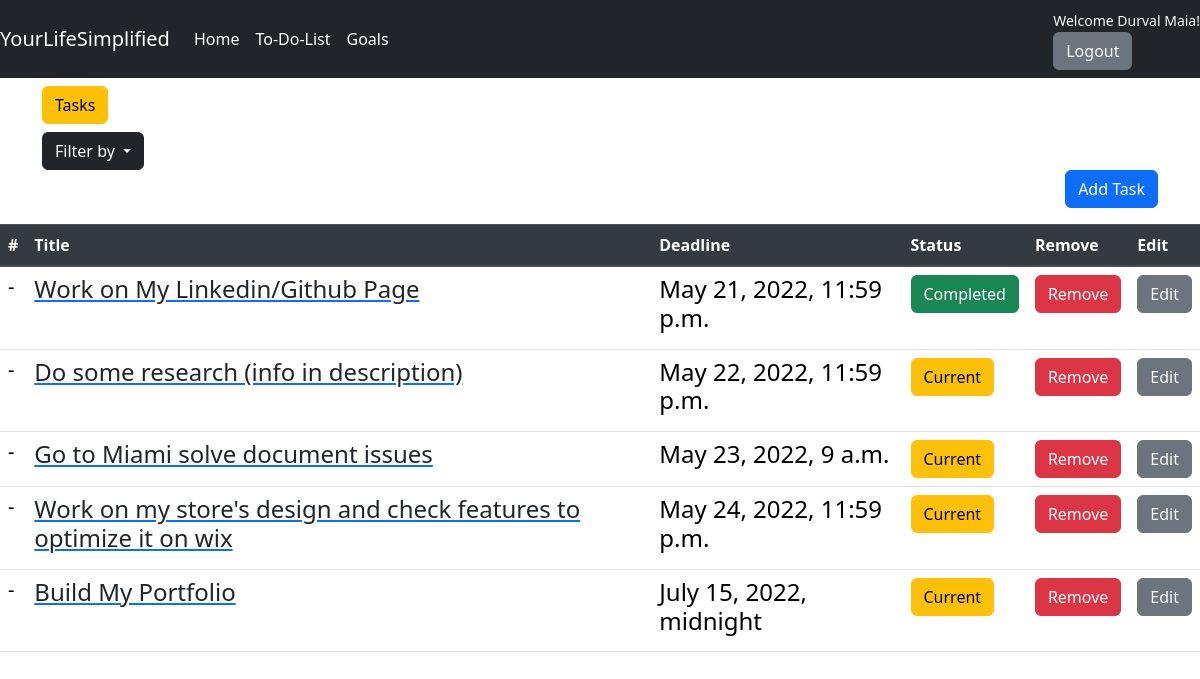
The app's page /todolist/ (signed in) with its own data.
### todolist/models.py (models this page shows, shortened)
class ToDoList(models.Model):
    objects = None
    user = models.ForeignKey(User, on_delete=models.CASCADE, null=True)
    title = models.CharField(max_length=100, unique=True)
    description = models.TextField(max_length=10000, blank=True)
    end_date = models.DateTimeField(auto_now=False, blank=True)
    is_completed = models.BooleanField(default=False)
    is_late = models.BooleanField(default=False)
    created_at = models.DateTimeField(auto_now_add=True)
    session_key = models.CharField(max_length=100, blank=True)

### todolist/views.py (the view)
# urls.py: path('', views.todolist, name='todolist'),
def todolist(request):
    if request.user.is_authenticated:
        tasks = ToDoList.objects.filter(user=request.user).order_by('end_date')
    else:
        if not request.session.session_key:
            request.session.create()
        tasks = ToDoList.objects.filter(user=None, session_key=request.session.session_key).order_by('end_date')
    paginator = Paginator(tasks, 9)
    page_number = request.GET.get('page')
    page_obj = paginator.get_page(page_number)
    for task in tasks:
        if not task.is_completed:
            if task.end_date < timezone.now():
                task.is_late = True
                task.save()
    context = {
        'tasks': page_obj,
    }
    return render(request, 'to_do_list/todolist.html', context)

### templates/to_do_list/todolist.html (shortened to what this page needs)
{% extends 'base.html' %}
{% block content %}
<header>
<div class="container py-2">
    <div class="row">
      <div class="col text-left"><a href="#"><h4 class="btn btn-warning">Tasks</h4></a></div>
<div class="dropdown">
  <button class="btn btn-dark dropdown-toggle" type="button" id="book-dropdown" data-bs-toggle="dropdown">
    Filter by
  </button>
</div>
      <div class="col text-right"><h4 data-toggle="modal" data-target="#AddModal" class="btn btn-primary">Add Task</h4></div>
    </div>
    </div>
  </header>
<table class="table">
  <thead class="thead-dark">
    <tr>
      <th scope="col">#</th>
      <th scope="col">Title</th>
      <th scope="col">Deadline</th>
      <th scope="col">Status</th>
      <th scope="col">Remove</th>
      <th scope="col">Edit</th>
    </tr>
  </thead>
  <tbody>
  {% for task in tasks %}
    <tr>
      <td><h5>-</h5></td>
      <td><a href="{% url 'task_description' task.id %}"><h4 class="text-dark">{{ task.title }}</h4></a></td>
      <td><h4>{{ task.end_date }}</h4></td>
      {% if not task.is_late %}
      {% if task.is_completed == True %}
      <td><a class="btn btn-success" href="{% url 'change_status' task.id %}">Completed</a></td>
      {% else %}
      <td><a class="btn btn-warning" href="{% url 'change_status' task.id %}">Current</a></td>
      {% endif %}
      {% else %}
      <td><a class="btn btn-danger" href="{% url 'change_status' task.id %}" onclick="return confirm('This task was not completed in time, are you sure you want to mark it as completed?')">Missing</a></td>
      {% endif %}
      <td><a class="btn btn-danger" href="{% url 'remove_task' task.id %}" onclick="return confirm('Are you sure you want to delete this task?')">Remove</a></td>
      <td><a class="btn btn-secondary text-light" href="{% url 'edit_task' task.id %}">Edit</a></td>
    </tr>
  {% endfor %}
  </tbody>
</table>
{% endblock %}

### templates/includes/navbar.html (shortened to what this page needs)
<nav class="navbar navbar-expand-lg navbar-dark bg-dark">
  <a class="navbar-brand" href="#">YourLifeSimplified</a>
  <div class="collapse navbar-collapse" id="navbarSupportedContent">
    <ul class="navbar-nav mr-auto">
      <li class="nav-item active">
        <a class="nav-link" href="{% url 'home' %}">Home <span class="sr-only">(current)</span></a>
      </li>
      <li class="nav-item active">
        <a class="nav-link" href="{% url 'todolist' %}">To-Do-List</a>
      </li>
      <li class="nav-item active">
        <a class="nav-link" href="#">Goals</a>
      </li>
    </ul>
      <div class="widget-header">
          {% if user.is_authenticated %}
          <small class="title text-light">Welcome {{user.first_name}} {{user.last_name}}!</small>
          {% else %}
          <small class="title text-light">Welcome Guest!</small>
          {% endif %}
          <div>
              {% if not user.is_authenticated %}
              <a class="text-light btn btn-primary" href="{% url 'register' %}">Register</a> <span class=""> | </span>
              <a class="text-light btn btn-success" href="{% url 'login' %}"> Login</a>
              {% elif user.is_authenticated %}
              <a class="text-light btn btn-secondary" href="{% url 'logout' %}">Logout</a>
              {% endif %}
          </div>
      </div>
  </div>
</nav>

### records on screen
ToDoList: title "Work on My Linkedin/Github Page", end_date "May 21, 2022, 11:59 p.m.", is_late "Completed"
ToDoList: title "Do some research (info in description)", end_date "May 22, 2022, 11:59 p.m.", is_late "Current"
ToDoList: title "Go to Miami solve document issues", end_date "May 23, 2022, 9 a.m.", is_late "Current"
ToDoList: title "Work on my store's design and check features to optimize it on wix", end_date "May 24, 2022, 11:59 p.m.", is_late "Current"
ToDoList: title "Build My Portfolio", end_date "July 15, 2022, midnight", is_late "Current"

### other values on screen
{{ user.first_name }} "Durval"
{{ user.last_name }} "Maia"
